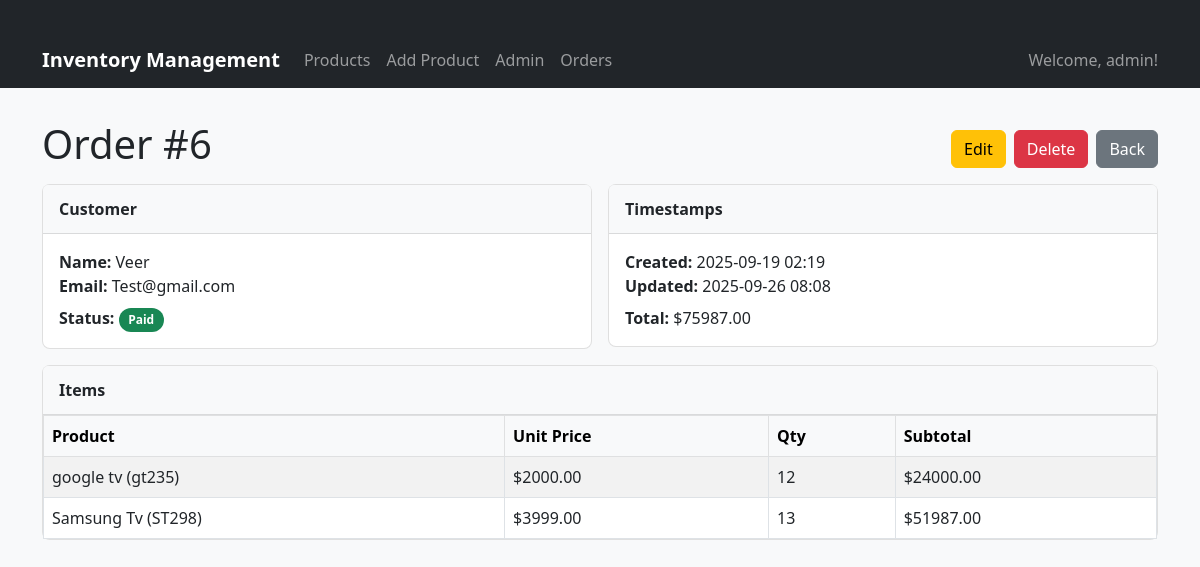
The app's page /orders/6/ (signed in), older data.
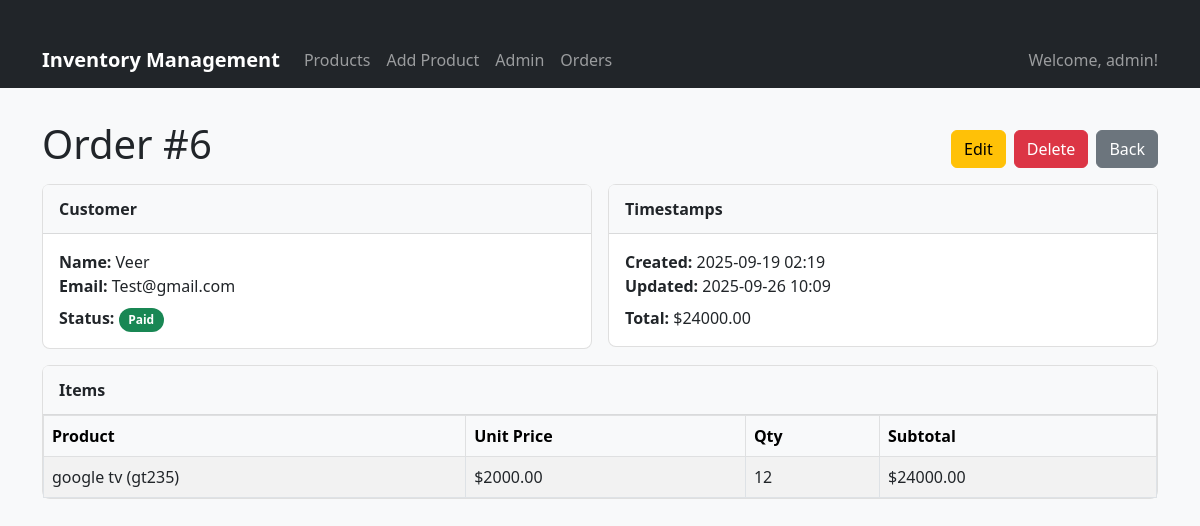
The same page, newer data.
### authentication/models.py (models this page shows, shortened)
class CustomUser(AbstractUser):
    ROLE_CHOICES = [
        ('store_manager', 'Store Manager'),
        ('sales_staff', 'Sales Staff'),
        ('system_admin', 'System Administrator'),
    ]
    role = models.CharField(max_length=20, choices=ROLE_CHOICES, default='sales_staff')
    phone = models.CharField(max_length=15, blank=True, null=True)
    created_at = models.DateTimeField(auto_now_add=True)
    updated_at = models.DateTimeField(auto_now=True)

### orders/models.py (models this page shows, shortened)
class Order(models.Model):
    STATUS_CHOICES = [
        ("DRAFT", "Draft"),
        ("PENDING", "Pending Payment"),
        ("PAID", "Paid"),
        ("FULFILLED", "Fulfilled"),
        ("CANCELLED", "Cancelled"),
    ]
    class Meta:
        permissions = (
            ("can_fulfill_order", "Can mark orders as Fulfilled"),
            ("can_cancel_order", "Can cancel any order"),
            ("can_view_reports", "Can view sales reports"),
        )
    customer_name = models.CharField(max_length=150)
    customer_email = models.EmailField(blank=True)
    status = models.CharField(max_length=20, choices=STATUS_CHOICES, default="DRAFT")
    created_at = models.DateTimeField(default=timezone.now)
    updated_at = models.DateTimeField(auto_now=True)
    def total(self):
        return sum(item.subtotal() for item in self.items.all())

class OrderItem(models.Model):
    order = models.ForeignKey(Order, on_delete=models.CASCADE, related_name="items")
    product = models.ForeignKey(Product, null=True, blank=True, on_delete=models.SET_NULL, related_name="order_items")
    product_name = models.CharField(max_length=255, blank=True)
    unit_price = models.DecimalField(max_digits=10, decimal_places=2, default=0)
    quantity = models.PositiveIntegerField(default=1)
    def subtotal(self):
        return self.unit_price * self.quantity

### inventory/models.py (models this page shows, shortened)
class Product(models.Model):
    name = models.CharField(max_length=255)
    sku = models.CharField(max_length=100, unique=True)
    price = models.DecimalField(max_digits=10, decimal_places=2)
    cost = models.DecimalField(max_digits=10, decimal_places=2)
    quantity = models.IntegerField()
    min_stock_level = models.IntegerField(default=10)
    description = models.TextField(blank=True)
    is_active = models.BooleanField(default=True)
    created_by = models.ForeignKey(User, on_delete=models.CASCADE)
    category = models.ForeignKey(Category, on_delete=models.SET_NULL, null=True, blank=True, related_name="products")
    created_at = models.DateTimeField(auto_now_add=True)
    updated_at = models.DateTimeField(auto_now=True)
    class Meta:
        permissions = (
            ("can_bulk_update_prices", "Can bulk update prices"),
        )
    def __str__(self):
        return f"{self.name} ({self.sku})"

### orders/views.py (the view)
# urls.py: path("<int:pk>/", views.order_detail, name="detail"),
@login_required
@user_passes_test(has_order_access)
def order_detail(request, pk):
    if not has_order_access(request.user):
        return redirect('inventory:product_list')
    order = get_object_or_404(Order.objects.prefetch_related("items"), pk=pk)
    return render(request, "orders/order_detail.html", {"order": order})

### orders/views.py (called while the page is built)
def has_order_access(user):
    return user.role in ['store_manager', 'sales_staff']

### templates/orders/order_detail.html (shortened to what this page needs)
{% extends "inventory/base.html" %}
{% block content %}
<div class="page-head">
  <h1 class="m-0">Order #{{ order.id }}</h1>
  <div class="d-flex gap-2">
    <a href="{% url 'orders:update' order.pk %}" class="btn btn-warning">Edit</a>
    <a href="{% url 'orders:delete' order.pk %}" class="btn btn-danger">Delete</a>
    <a href="{% url 'orders:list' %}" class="btn btn-secondary">Back</a>
  </div>
</div>
<div class="row g-3 mb-3">
  <div class="col-md-6">
    <div class="card">
      <div class="card-header">Customer</div>
      <div class="card-body">
        <div><strong>Name:</strong> {{ order.customer_name }}</div>
        <div><strong>Email:</strong> {{ order.customer_email|default:"—" }}</div>
        <div class="mt-2">
          <strong>Status:</strong>
          {% if order.status == "DRAFT" %}
            <span class="badge bg-secondary badge-rounded">Draft</span>
          {% elif order.status == "PENDING" %}
            <span class="badge bg-warning text-dark badge-rounded">Pending</span>
          {% elif order.status == "PAID" %}
            <span class="badge bg-success badge-rounded">Paid</span>
          {% elif order.status == "FULFILLED" %}
            <span class="badge bg-info text-dark badge-rounded">Fulfilled</span>
          {% elif order.status == "CANCELLED" %}
            <span class="badge bg-danger badge-rounded">Cancelled</span>
          {% else %}
            <span class="badge bg-light text-dark badge-rounded">{{ order.get_status_display }}</span>
          {% endif %}
        </div>
      </div>
    </div>
  </div>
  <div class="col-md-6">
    <div class="card">
      <div class="card-header">Timestamps</div>
      <div class="card-body">
        <div><strong>Created:</strong> {{ order.created_at|date:"Y-m-d H:i" }}</div>
        <div><strong>Updated:</strong> {{ order.updated_at|date:"Y-m-d H:i" }}</div>
        <div class="mt-2"><strong>Total:</strong>
          {% with t=order.total %}
            {% if t %}${{ t }}{% else %}—{% endif %}
          {% endwith %}
        </div>
      </div>
    </div>
  </div>
</div>
<div class="card">
  <div class="card-header">Items</div>
  <div class="card-body p-0">
    <table class="table table-striped table-bordered align-middle m-0">
      <thead class="table-light">
        <tr>
          <th>Product</th>
          <th>Unit Price</th>
          <th>Qty</th>
          <th>Subtotal</th>
        </tr>
      </thead>
      <tbody>
        {% for it in order.items.all %}
        <tr>
          <td>{{ it.product }}</td>
          <td>${{ it.unit_price }}</td>
          <td>{{ it.quantity }}</td>
          <td>${{ it.subtotal }}</td>
        </tr>
        {% empty %}
        <tr><td colspan="4" class="text-center">No items in this order.</td></tr>
        {% endfor %}
      </tbody>
    </table>
  </div>
</div>
{% endblock %}

### inventory/templates/inventory/base.html (shortened to what this page needs)
<!DOCTYPE html>
<html lang="en">
  <head>
    <link
      href="https://cdn.jsdelivr.net/npm/bootstrap@5.3.0/dist/css/bootstrap.min.css"
      rel="stylesheet"
    />
  </head>
  <body>
    <nav class="navbar navbar-expand-lg navbar-dark bg-dark">
      <div class="container">
        <a class="navbar-brand" href="{% url 'inventory:product_list' %}"
          >Inventory Management</a
        >
        <div class="collapse navbar-collapse" id="navbarNav">
          <ul class="navbar-nav me-auto">
            <li class="nav-item">
              <a class="nav-link" href="{% url 'inventory:product_list' %}"
                >Products</a
              >
            </li>
            <li class="nav-item">
              <a class="nav-link" href="{% url 'inventory:product_create' %}"
                >Add Product</a
              >
            </li>
            <li class="nav-item">
              <a class="nav-link" href="/admin/">Admin</a>
            </li>
            <li class="nav-item">
              <a class="nav-link" href="{% url 'orders:list' %}">Orders</a>
            </li>
          </ul>
          <ul class="navbar-nav">
            {% if user.is_authenticated %}
            <li class="nav-item">
              <span class="navbar-text">Welcome, {{ user.username }}!</span>
            </li>
            {% else %}
            <li class="nav-item">
              <a class="nav-link" href="/admin/">Login</a>
            </li>
            {% endif %}
          </ul>
        </div>
      </div>
    </nav>
    <div class="container">
       {% block content %} {% endblock %}
    </div>
  </body>
</html>

### inventory/templates/inventory/base.html (style rules this page uses)
body { background-color: #f8f9fa; }
.navbar-brand { font-weight: bold; }
.container { margin-top: 2rem; }

### templates/orders/order_detail.html (style rules this page uses)
.page-head { display:flex; align-items:end; justify-content:space-between; gap:12px; margin-bottom:1rem; }
.card { border: 1px solid rgba(0,0,0,.125); border-radius: .5rem; }
.card-header { padding: .75rem 1rem; border-bottom: 1px solid rgba(0,0,0,.125); background: #f8f9fa; font-weight: 600; }
.card-body { padding: 1rem; }
.badge-rounded { border-radius: 999px; padding: .35rem .6rem; font-weight: 600; }

Row changes from the older to the newer data that the page shows:
removed OrderItem: product "Samsung Tv (ST298)", unit_price "3999.00", quantity "13", subtotal "51987.00"
changed Order "Veer": updated_at "2025-09-26 08:08" → "2025-09-26 10:09"
Text that changed along with them:
{{ t }}: "75987.00" → "24000.00"
